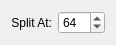
<?xml version="1.0" encoding="UTF-8"?>
<ui version="4.0">
 <class>SplitterBlockEditor</class>
 <widget class="QWidget" name="SplitterBlockEditor">
  <property name="geometry">
   <rect>
    <x>0</x>
    <y>0</y>
    <width>106</width>
    <height>40</height>
   </rect>
  </property>
  <property name="windowTitle">
   <string>SplitterBlockEditor</string>
  </property>
  <layout class="QVBoxLayout" name="verticalLayout">
   <item>
    <layout class="QHBoxLayout" name="horizontalLayout">
     <item>
      <widget class="QLabel" name="label">
       <property name="text">
        <string>Split At:</string>
       </property>
       <property name="alignment">
        <set>Qt::AlignRight|Qt::AlignTrailing|Qt::AlignVCenter</set>
       </property>
      </widget>
     </item>
     <item>
      <widget class="QSpinBox" name="sb_splitNote">
       <property name="maximum">
        <number>127</number>
       </property>
       <property name="value">
        <number>64</number>
       </property>
      </widget>
     </item>
    </layout>
   </item>
  </layout>
 </widget>
 <resources/>
 <connections/>
</ui>
